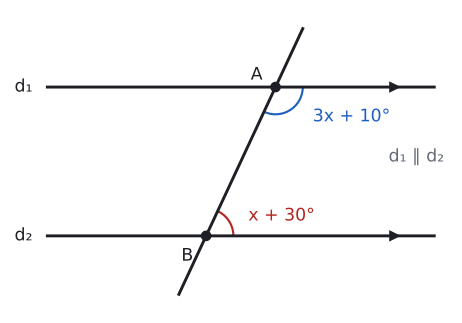

The script that drew this image:
import sys; sys.path.insert(0, "tools")
from cizim import *
def yon(d): return np.array([np.cos(np.radians(d)), np.sin(np.radians(d))])
def kesis(p, u, q, v):
    s = np.linalg.solve(np.array([u, -v]).T, q - p); return p + s[0] * u
def aciolc(k, p, q):
    return np.degrees(np.arccos(np.dot(p - k, q - k) / np.linalg.norm(p - k) / np.linalg.norm(q - k)))
def paraleller(ax, h, x0, x1, adlar=("d₁", "d₂"), okx=None):
    for y, ad in ((h, adlar[0]), (0, adlar[1])):
        ax.plot([x0, x1], [y, y], color=YAZI); ax.plot(okx if okx is not None else x1 - 0.8, y, ">", color=YAZI, markersize=7)
        if ad: ax.text(x0 - 0.3, y, ad, ha="right", va="center")

# Alıştırma 4: d1 // d2. Kesenin sağında iç bölgede: A'da 3x + 10 = 115°, B'de x + 30 = 65°. Karşı durumlu.
h = 3.0; A = np.array([2.2, h]); B = A + h / np.sin(np.radians(65)) * yon(-115)
fig, ax = sekil(6, 4.4); ax.set_aspect("equal"); ax.axis("off")
paraleller(ax, h, -2.4, 5.4)
u = yon(-115); ax.plot(*zip(A - 1.3 * u, B + 1.3 * u), color=YAZI)
nokta(ax, *A, "A", dx=-0.5, dy=0.15); nokta(ax, *B, "B", dx=-0.5, dy=-0.5)
aci(ax, A, A + yon(0), A + u, r=0.55, renk=MAVI); ax.text(A[0] + 0.75, A[1] - 0.6, "3x + 10°", color=MAVI, va="center")
aci(ax, B, B + yon(0), B - u, r=0.55, renk=KIRMIZI); ax.text(B[0] + 0.85, B[1] + 0.4, "x + 30°", color=KIRMIZI, va="center")
ax.text(5.6, 1.5, "d₁ ∥ d₂", ha="right", color=SOLUK)
ax.set_xlim(-3.2, 5.8); ax.set_ylim(-1.6, h + 1.6)
kaydet(fig, __file__)
